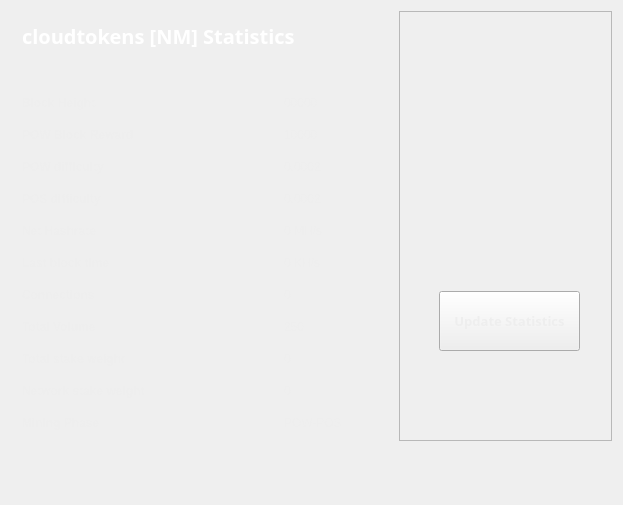
<?xml version="1.0" encoding="UTF-8"?>
<ui version="4.0">
 <class>StatisticsPage</class>
 <widget class="QWidget" name="StatisticsPage">
  <property name="windowModality">
   <enum>Qt::NonModal</enum>
  </property>
  <property name="geometry">
   <rect>
    <x>0</x>
    <y>0</y>
    <width>623</width>
    <height>505</height>
   </rect>
  </property>
  <property name="windowTitle">
   <string>Digging</string>
  </property>
  <property name="styleSheet">
   <string notr="true">color:#eeeeee;
font-family:'Open Sans,sans-serif';</string>
  </property>
  <layout class="QGridLayout" name="gridLayout">
   <property name="sizeConstraint">
    <enum>QLayout::SetMaximumSize</enum>
   </property>
   <item row="0" column="1">
    <widget class="QFrame" name="frame">
     <property name="minimumSize">
      <size>
       <width>213</width>
       <height>0</height>
      </size>
     </property>
     <property name="frameShape">
      <enum>QFrame::StyledPanel</enum>
     </property>
     <property name="frameShadow">
      <enum>QFrame::Raised</enum>
     </property>
     <widget class="QPushButton" name="startButton">
      <property name="geometry">
       <rect>
        <x>40</x>
        <y>280</y>
        <width>141</width>
        <height>60</height>
       </rect>
      </property>
      <property name="sizePolicy">
       <sizepolicy hsizetype="Fixed" vsizetype="Fixed">
        <horstretch>0</horstretch>
        <verstretch>0</verstretch>
       </sizepolicy>
      </property>
      <property name="minimumSize">
       <size>
        <width>120</width>
        <height>60</height>
       </size>
      </property>
      <property name="font">
       <font>
        <family>Open Sans,sans-serif</family>
        <pointsize>10</pointsize>
        <weight>75</weight>
        <bold>true</bold>
        <underline>false</underline>
        <kerning>true</kerning>
       </font>
      </property>
      <property name="autoFillBackground">
       <bool>false</bool>
      </property>
      <property name="styleSheet">
       <string notr="true"/>
      </property>
      <property name="text">
       <string>Update Statistics</string>
      </property>
     </widget>
     <widget class="QLabel" name="label">
      <property name="geometry">
       <rect>
        <x>10</x>
        <y>10</y>
        <width>191</width>
        <height>191</height>
       </rect>
      </property>
      <property name="text">
       <string/>
      </property>
      <property name="pixmap">
       <pixmap resource="../bitcoin.qrc">:/icons/cloudtokens</pixmap>
      </property>
      <property name="scaledContents">
       <bool>true</bool>
      </property>
     </widget>
    </widget>
   </item>
   <item row="0" column="0">
    <widget class="QFrame" name="gridFrame_2">
     <layout class="QGridLayout" name="gridLayout_4">
      <item row="3" column="0">
       <layout class="QFormLayout" name="formLayout_2">
        <property name="fieldGrowthPolicy">
         <enum>QFormLayout::FieldsStayAtSizeHint</enum>
        </property>
        <property name="horizontalSpacing">
         <number>139</number>
        </property>
        <property name="verticalSpacing">
         <number>18</number>
        </property>
        <property name="rightMargin">
         <number>0</number>
        </property>
        <item row="1" column="0">
         <widget class="QLabel" name="label_14">
          <property name="text">
           <string>&lt;html&gt;&lt;head/&gt;&lt;body&gt;&lt;p&gt;&lt;span style=&quot; font-weight:600;&quot;&gt;Block Height&lt;/span&gt;&lt;/p&gt;&lt;/body&gt;&lt;/html&gt;</string>
          </property>
         </widget>
        </item>
        <item row="1" column="1">
         <widget class="QLabel" name="heightBox">
          <property name="text">
           <string>00000</string>
          </property>
         </widget>
        </item>
        <item row="2" column="0">
         <widget class="QLabel" name="label_12">
          <property name="text">
           <string>&lt;html&gt;&lt;head/&gt;&lt;body&gt;&lt;p&gt;&lt;span style=&quot; font-weight:600;&quot;&gt;POW Block Reward&lt;/span&gt;&lt;/p&gt;&lt;/body&gt;&lt;/html&gt;</string>
          </property>
         </widget>
        </item>
        <item row="2" column="1">
         <widget class="QLabel" name="rewardBox">
          <property name="text">
           <string>10000</string>
          </property>
         </widget>
        </item>
        <item row="3" column="0">
         <widget class="QLabel" name="label_13">
          <property name="text">
           <string>&lt;html&gt;&lt;head/&gt;&lt;body&gt;&lt;p&gt;&lt;span style=&quot; font-weight:600;&quot;&gt;POW difficulty&lt;/span&gt;&lt;/p&gt;&lt;/body&gt;&lt;/html&gt;</string>
          </property>
         </widget>
        </item>
        <item row="3" column="1">
         <widget class="QLabel" name="diffBox">
          <property name="text">
           <string>0.0002</string>
          </property>
         </widget>
        </item>
        <item row="4" column="0">
         <widget class="QLabel" name="label_9">
          <property name="text">
           <string>&lt;html&gt;&lt;head/&gt;&lt;body&gt;&lt;p&gt;&lt;span style=&quot; font-weight:600;&quot;&gt;POS difficulty&lt;/span&gt;&lt;/p&gt;&lt;/body&gt;&lt;/html&gt;</string>
          </property>
         </widget>
        </item>
        <item row="4" column="1">
         <widget class="QLabel" name="diffBox2">
          <property name="text">
           <string>0.0002</string>
          </property>
         </widget>
        </item>
        <item row="5" column="1">
         <widget class="QLabel" name="pawrateBox">
          <property name="text">
           <string>0 MH/s</string>
          </property>
         </widget>
        </item>
        <item row="6" column="0">
         <widget class="QLabel" name="label3_2">
          <property name="sizePolicy">
           <sizepolicy hsizetype="Preferred" vsizetype="Maximum">
            <horstretch>0</horstretch>
            <verstretch>0</verstretch>
           </sizepolicy>
          </property>
          <property name="text">
           <string>&lt;html&gt;&lt;head/&gt;&lt;body&gt;&lt;p&gt;&lt;span style=&quot; font-weight:600;&quot;&gt;Last block time&lt;/span&gt;&lt;/p&gt;&lt;/body&gt;&lt;/html&gt;</string>
          </property>
         </widget>
        </item>
        <item row="6" column="1">
         <widget class="QLabel" name="localBox">
          <property name="text">
           <string>0 KH/s</string>
          </property>
         </widget>
        </item>
        <item row="7" column="0">
         <widget class="QLabel" name="label1_2">
          <property name="text">
           <string>&lt;html&gt;&lt;head/&gt;&lt;body&gt;&lt;p&gt;&lt;span style=&quot; font-weight:600;&quot;&gt;Connections&lt;/span&gt;&lt;/p&gt;&lt;/body&gt;&lt;/html&gt;</string>
          </property>
         </widget>
        </item>
        <item row="7" column="1">
         <widget class="QLabel" name="connectionBox">
          <property name="text">
           <string>0</string>
          </property>
         </widget>
        </item>
        <item row="8" column="0">
         <widget class="QLabel" name="label_8">
          <property name="text">
           <string>&lt;html&gt;&lt;head/&gt;&lt;body&gt;&lt;p&gt;&lt;span style=&quot; font-weight:600;&quot;&gt;Total Volume&lt;/span&gt;&lt;/p&gt;&lt;/body&gt;&lt;/html&gt;</string>
          </property>
         </widget>
        </item>
        <item row="8" column="1">
         <widget class="QLabel" name="volumeBox">
          <property name="text">
           <string>250</string>
          </property>
         </widget>
        </item>
        <item row="9" column="0">
         <widget class="QLabel" name="label_10">
          <property name="text">
           <string>&lt;html&gt;&lt;head/&gt;&lt;body&gt;&lt;p&gt;&lt;span style=&quot; font-weight:600;&quot;&gt;Total stake weight&lt;/span&gt;&lt;/p&gt;&lt;/body&gt;&lt;/html&gt;</string>
          </property>
         </widget>
        </item>
        <item row="9" column="1">
         <widget class="QLabel" name="minBox">
          <property name="text">
           <string>0</string>
          </property>
         </widget>
        </item>
        <item row="10" column="0">
         <widget class="QLabel" name="label_11">
          <property name="text">
           <string>&lt;html&gt;&lt;head/&gt;&lt;body&gt;&lt;p&gt;&lt;span style=&quot; font-weight:600;&quot;&gt;Network stake weight&lt;/span&gt;&lt;/p&gt;&lt;/body&gt;&lt;/html&gt;</string>
          </property>
         </widget>
        </item>
        <item row="10" column="1">
         <widget class="QLabel" name="maxBox">
          <property name="text">
           <string>0</string>
          </property>
         </widget>
        </item>
        <item row="11" column="0">
         <widget class="QLabel" name="label_15">
          <property name="text">
           <string>&lt;html&gt;&lt;head/&gt;&lt;body&gt;&lt;p&gt;&lt;span style=&quot; font-weight:600;&quot;&gt;Mining Phase&lt;/span&gt;&lt;/p&gt;&lt;/body&gt;&lt;/html&gt;</string>
          </property>
         </widget>
        </item>
        <item row="11" column="1">
         <widget class="QLabel" name="cBox">
          <property name="text">
           <string>POW-POS</string>
          </property>
         </widget>
        </item>
        <item row="5" column="0">
         <widget class="QLabel" name="label_16">
          <property name="text">
           <string>&lt;html&gt;&lt;head/&gt;&lt;body&gt;&lt;p&gt;&lt;span style=&quot; font-weight:600;&quot;&gt;Net Hashrate&lt;/span&gt;&lt;/p&gt;&lt;/body&gt;&lt;/html&gt;</string>
          </property>
         </widget>
        </item>
       </layout>
      </item>
      <item row="1" column="0">
       <layout class="QHBoxLayout" name="horizontalLayout_4">
        <property name="spacing">
         <number>7</number>
        </property>
        <item>
         <widget class="QLabel" name="label_5">
          <property name="font">
           <font>
            <family>Open Sans,sans-serif</family>
           </font>
          </property>
          <property name="text">
           <string>&lt;html&gt;&lt;head/&gt;&lt;body&gt;&lt;p&gt;&lt;span style=&quot; font-size:20px; font-weight:600; color:#FFFFFF;&quot;&gt;cloudtokens [NM] Statistics&lt;/span&gt;&lt;/p&gt;&lt;/body&gt;&lt;/html&gt;</string>
          </property>
         </widget>
        </item>
        <item>
         <spacer name="horizontalSpacer_2">
          <property name="orientation">
           <enum>Qt::Horizontal</enum>
          </property>
          <property name="sizeHint" stdset="0">
           <size>
            <width>40</width>
            <height>20</height>
           </size>
          </property>
         </spacer>
        </item>
       </layout>
      </item>
      <item row="2" column="0">
       <spacer name="verticalSpacer_2">
        <property name="orientation">
         <enum>Qt::Vertical</enum>
        </property>
        <property name="sizeHint" stdset="0">
         <size>
          <width>20</width>
          <height>40</height>
         </size>
        </property>
       </spacer>
      </item>
     </layout>
    </widget>
   </item>
   <item row="1" column="0">
    <spacer name="verticalSpacer">
     <property name="orientation">
      <enum>Qt::Vertical</enum>
     </property>
     <property name="sizeHint" stdset="0">
      <size>
       <width>20</width>
       <height>40</height>
      </size>
     </property>
    </spacer>
   </item>
  </layout>
 </widget>
 <layoutdefault spacing="6" margin="11"/>
 <resources>
  <include location="../bitcoin.qrc"/>
 </resources>
 <connections/>
</ui>
